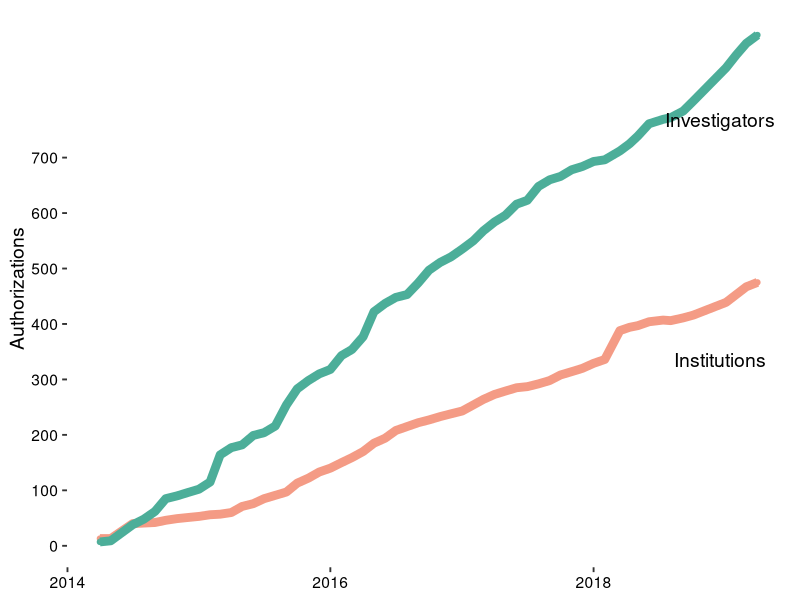

Write R code to recreate this figure.
## ---- chunk 1
#Load Libraries
library(ggplot2)
library(reshape2)
library(dplyr)
library(knitr)
library(cowplot)
## ---- chunk 2
# Import data and clean

df <- read.csv(file = "csv/institutionAuthCounts.csv", header = TRUE)

# Remove extra characters from df$YearMonth
df$YearMonth <- as.Date(substr(df$YearMonth, 2, 11))
df$Year <- substr(df$YearMonth, 1, 4)
df$Month <- as.numeric(substr(df$YearMonth, 6, 7))
## ---- chunk 3

# Plot for all Institutions and Authorized Investigators vs. date

# the below code needs to be changed to geom_line

# Reshape df
df.melt <- melt(df, id = c("YearMonth", "Year", "Month"), value.name = "Count", variable.name = "Type")

# Using Points
p <- 
  ggplot(data=df.melt, aes(x = YearMonth, y = Count, color = Type, group = Type)) +
  geom_point() + 
  geom_line(size=3) +
  theme_classic(base_size = 14) +                        #Axis Label Size
  scale_colour_manual(values=c("#F49B85", "#4CAE99")) +  #Saturated Databrary Colors 
  ylab("Authorizations") +
  #xlab("Year") +
  #labs(title="Databrary User Growth") +
  theme(axis.title.x=element_blank()) +
  theme(legend.position="none", axis.text = element_text(size = rel(0.8), colour = "black")) +    #Axis text size and color
  theme(axis.line = element_blank()) +
  scale_y_continuous(breaks = seq(0, 700, 100))
  
ggdraw(p) + 
  draw_label("Investigators", .9, .8) +
  draw_label("Institutions", .9, .4)
